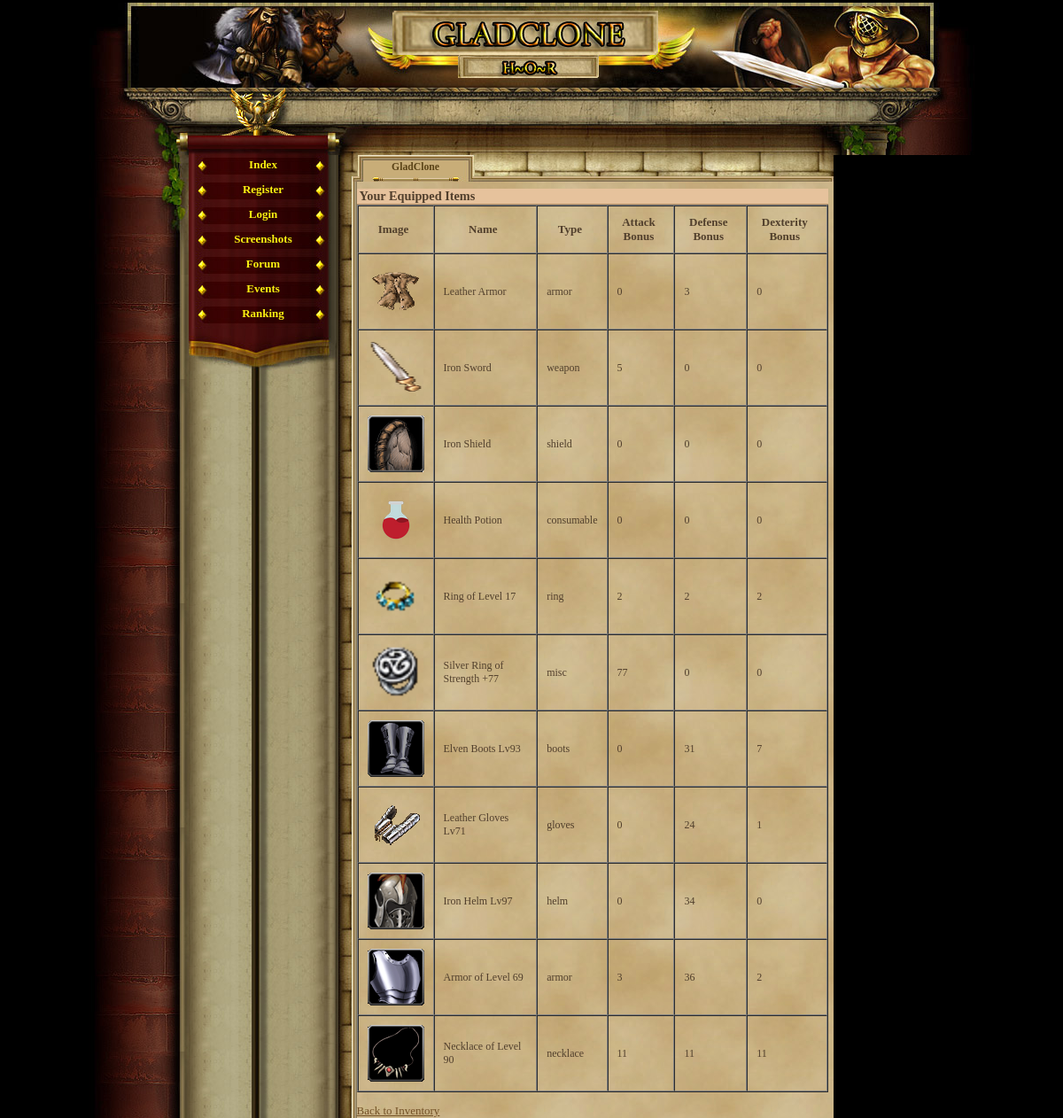
/character_equipment.php (signed in), run on an earlier commit of the app's database.
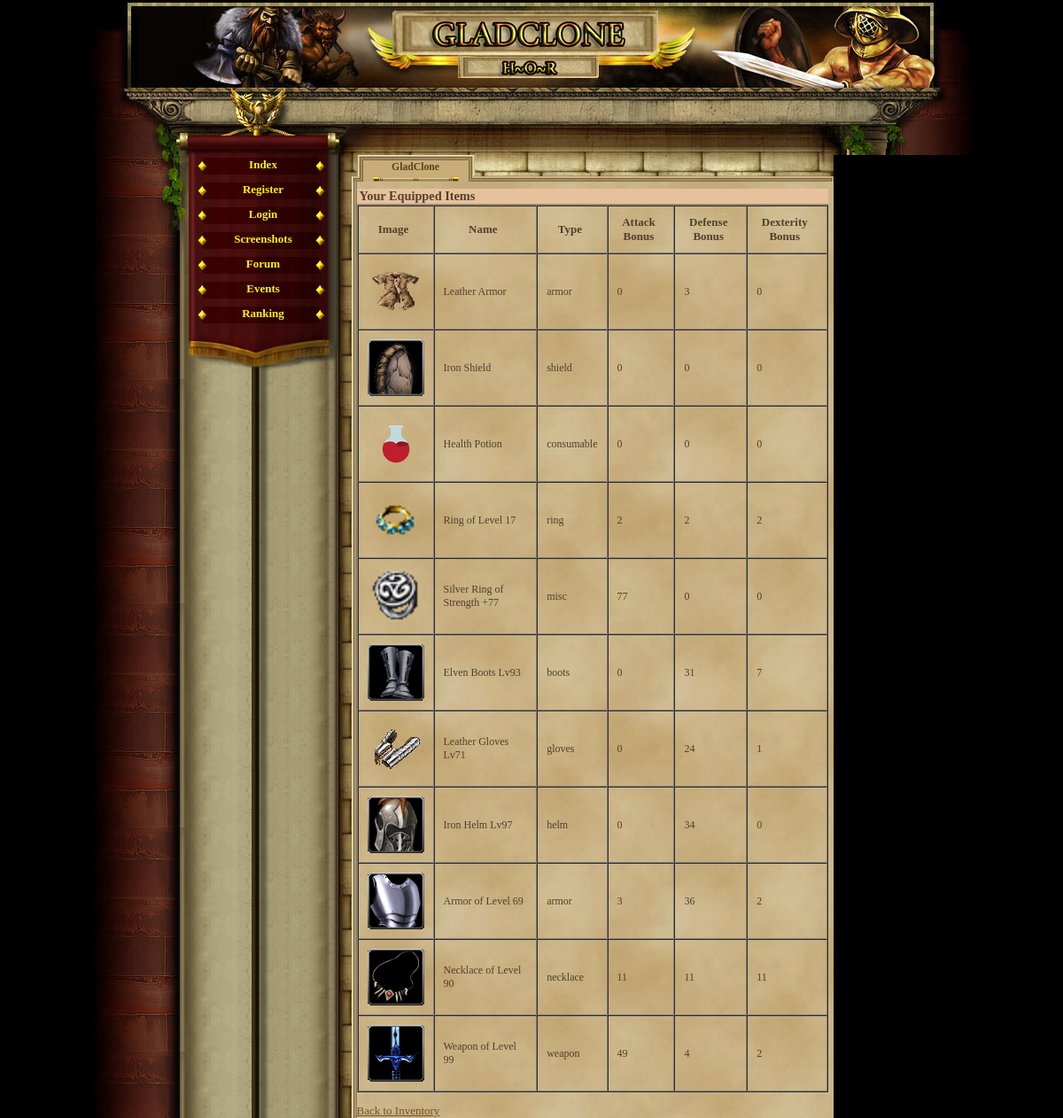
And on a later commit of the database.
### tables this page shows
CREATE TABLE `player_items` (
  `id` int(11) NOT NULL AUTO_INCREMENT,
  `player_id` int(11) NOT NULL,
  `item_id` int(11) NOT NULL,
  `quantity` int(11) NOT NULL DEFAULT '1',
  `equipped` tinyint(1) NOT NULL DEFAULT '0',
  `position` int(11) NOT NULL DEFAULT '0',
  PRIMARY KEY (`id`),
  KEY `player_id` (`player_id`),
  KEY `item_id` (`item_id`),
  CONSTRAINT `player_items_ibfk_1` FOREIGN KEY (`player_id`) REFERENCES `gracze` (`id`),
  CONSTRAINT `player_items_ibfk_2` FOREIGN KEY (`item_id`) REFERENCES `items` (`id`)
);

CREATE TABLE `items` (
  `id` int(11) NOT NULL AUTO_INCREMENT,
  `name` varchar(50) NOT NULL,
  `description` text,
  `type` varchar(20) NOT NULL,
  `attack_bonus` int(11) DEFAULT '0',
  `defense_bonus` int(11) DEFAULT '0',
  `sell_value` int(11) NOT NULL DEFAULT '10',
  `value` int(11) NOT NULL DEFAULT '0',
  `price` int(11) NOT NULL DEFAULT '0',
  `image` varchar(255) DEFAULT 'default.png',
  `slot` varchar(20) NOT NULL DEFAULT 'misc',
  `dex_bonus` int(11) DEFAULT '0',
  `level_required` int(11) DEFAULT '1',
  PRIMARY KEY (`id`)
);

### character_equipment.php (the view, shortened to what this page needs)
<?php
require_once('gora_strony.php');
require_once('menu_l.php');
require 'db.php';
$player_id = $_SESSION['id'];
$query = "SELECT pi.item_id, i.name, i.type, i.image, i.attack_bonus, i.defense_bonus, i.dex_bonus
          FROM player_items pi
          JOIN items i ON pi.item_id = i.id
          WHERE pi.player_id = ? AND pi.equipped = 1";
$stmt = $conn->prepare($query);
$stmt->bind_param("i", $player_id);
$stmt->execute();
$result = $stmt->get_result();
echo "<h2>Your Equipped Items</h2>";
if ($result->num_rows == 0) {
    echo "<p>No items equipped.</p>";
} else {
    echo "<table border='1' cellpadding='10' cellspacing='0'>";
    echo "<tr>
            <th>Image</th>
            <th>Name</th>
            <th>Type</th>
            <th>Attack Bonus</th>
            <th>Defense Bonus</th>
			<th>Dexterity Bonus</tr>";
    while ($row = $result->fetch_assoc()) {
        $imageFile = $row['image'];
        $imgPath = "/Gladiatus/items/MORE/" . $imageFile . ".png";
        if (strpos($imageFile, 'm') === 0) {
            $imgPath = "items/MORE/" . $imageFile;
        } else {
            $imgPath = "items/" . $imageFile;
        }
        echo "<tr>";
        echo "<td><img src='" . htmlspecialchars($imgPath) . "' alt='" . htmlspecialchars($row['name']) . "' style='width:64px; height:64px;'></td>";
        echo "<td>" . htmlspecialchars($row['name']) . "</td>";
        echo "<td>" . htmlspecialchars($row['type']) . "</td>";
        echo "<td>" . htmlspecialchars($row['attack_bonus']) . "</td>";
        echo "<td>" . htmlspecialchars($row['defense_bonus']) . "</td>";
		echo "<td>" . htmlspecialchars($row['dex_bonus']) . "</td>";
        echo "</tr>";
    }
    echo "</table>";
}
echo "<p><a href='inventory.php'>Back to Inventory</a></p>";
?>

### gora_strony.php (shortened to what this page needs)
<html>
	<head>
				<link href="game_05.css" rel="stylesheet" type="text/css" media="screen" />				<style type=text/css></style>
	</head>
<body ><div id="container">
	<div id="header"></div>
	<div id="charvalues_leer">
		<div style="position:relative; left:380px; top:22px; width:500px; height:45px;">
			<div style="position:absolute; width:150px; height:45px; left:0px; top:0px;">
			</div>
			<div style="position:absolute; width:150px; height:45px; left:153px;">
			</div>
			<div style="position:absolute; width:150px; height:45px; left:298px;">
			</div>
		</div>
	</div>
	<div id="main">
		<table cellspacing="0" cellpadding="0" height="100%" border="0">
			<tr height="100%">
				<td height="100%" valign="top" id="leftblock_middle">
					<div id="leftblock_top"></div>
				</td>

### menu_l.php
<?php
         if(empty($_SESSION['user'])){
             echo '
              <td valign="top" id="mainmenu">
                 <a class = "menuitem_aktive" href="index.php" title="Index" target="_self">Index</a>
                 <a class = "menuitem_aktive" href="rejestracja.php" title="Register" target="_self">Register</a>
                 <a class = "menuitem_aktive" href="logowanie.php" title="Login" target="_self">Login</a>
                 <a class = "menuitem_aktive" href="screenshot.php" title="Screenshots" target="_self">Screenshots</a>
                 <a class = "menuitem_aktive" href="" title="Forum" target="_self">Forum</a>
                 <a class = "menuitem_aktive" href="" title="Events" target="_self">Events</a>
                 <a class = "menuitem_aktive" href="ranking2.php" title="Ranking" target="_self">Ranking</a>
             ';
         } else {
             echo '              <td valign="top" id="mainmenu">
                 <a class = "menuitem_aktive" href="konto.php" title="User" target="_self">User</a>
			 ';
         }
        ?>
          	<div id="menufooter"></div>
				</td>
				<td id="contentBox" valign="top">
					<table cellspacing="0" cellpadding="0" height="100%" width="100%" border="0">
						<tr style="height:30px;">
							<td id="corner1"></td>
							<td><div class="tab_aktive" ><span>GladClone</span></div>
							<div class="tab_empty" style="background-image:url(img/interface/reiter_c2.jpg);"></div>
							<div class="tab_empty" style="background-image:url(img/interface/reiter_c3.jpg);"></div>
						      <div class="tab_empty" style="background-image:url(img/interface/reiter_c4.jpg);"></div></td>
							<td id="corner2"></td>
						</tr>
						<tr style="height:100%;">
							<td class="border_left"></td>
							<td id="content">

### game_05.css (style rules this page uses)
body, html { margin: 0; padding: 0; font-family:"Palatino Linotype", "Times New Roman", Times, serif; text-align: center; color: #513F2C; background-color: #000; font-size:16px; }
table { font-size:13px; }
h2 { text-align:left; border-bottom:1px solid #b28b60; color:#513F2C; background-color:#e6c29c; margin:8px 0px 0px 0px; padding-left:3px; font-size:1.1em; }
#content td { text-align:left; color:#513F2C; font-weight:normal; font-size: 12px; }
#container { margin: auto; width: 999px; height: 100%; text-align: left; }
#header { margin-top:3px; height: 96px; background-image:url(img/interface/header.jpg); }
#charvalues_leer { height: 76px; background-image:url(img/interface/statusbalken_leer.jpg); }
#main { width: 999px; height:710px; text-align: left; }
a { -moz-user-focus: none; -moz-outline: none; outline: none; }
#leftblock_top { background-image:url(img/interface/pflanze_l.jpg); width:112px; height:135px; }
#leftblock_middle { width:112px; background-image:url(img/interface/bg_l_b.jpg); background-repeat: repeat-y; }
#mainmenu { background-image:url(img/interface/wand_bg_2.jpg); background-repeat:repeat-y; height:100%; }
.menuitem_aktive { display:block; text-align:center; background-image:url(img/interface/navi_b.jpg); width:169px; height:25px; color: #FAF311; text-decoration: none; padding-top:3px; font-weight:bold; }
#menufooter { background-image:url(img/interface/navi_abschluss.jpg); width:169px; height:51px; }
#contentBox { width:559px; height:100%; background-image:url(img/interface/papierus.jpg); background-repeat:repeat; }
#content { height:560px; vertical-align:top; }
#content a { color:#735227; }
#corner1 { background-image:url(img/interface/papier_ecke_l.jpg); width:21px; height:30px; }
#corner2 { background-image:url(img/interface/papier_ecke_r.jpg); width:6px; height:30px; }
.border_left { background-image:url(img/interface/papier_rahmen_l.jpg); background-repeat:repeat-y; }
.tab_empty { text-align:center; float:left; background-position:top left; background-repeat:no-repeat; height: 30px; width: 133px; }
.tab_aktive { text-align:center; float:left; background-image:url(img/interface/reiter_a.jpg); background-position:top left; background-repeat:no-repeat; height: 30px; width: 133px; }
.tab_aktive span { position: relative; top:7px; color: #5A4317; font-size:0.9em; text-decoration: none; font-weight:bold; }
#market_item_table td, th { padding-left: 5px; }

What changed in the data, as far as the page shows it:
no longer on this page (row edited): player_items: item.image (picture), item.name "Iron Sword", item.type "weapon", item.attack_bonus "5", item.defense_bonus "0", item.dex_bonus "0"
now on this page (row edited): player_items: item.image (picture), item.name "Weapon of Level 99", item.type "weapon", item.attack_bonus "49", item.defense_bonus "4", item.dex_bonus "2"
